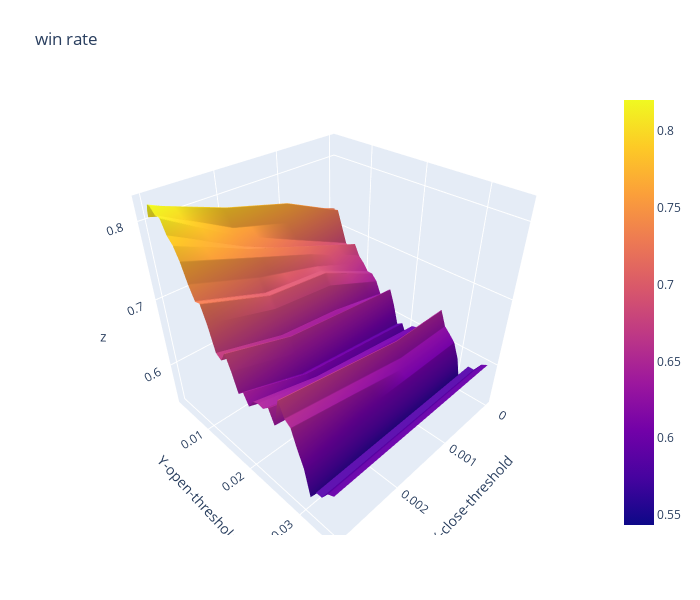

Source (notebook cell):
### Code cell
import plotly.graph_objects as go

x_data = df_win_rate.columns.to_list() # close threshold

y_data = df_win_rate.index.to_list() # open threshold

z_data = df_win_rate.copy(deep=True) # win rate

fig = go.Figure(data=[go.Surface(z=z_data.values,x=x_data,y=y_data)])

fig.update_layout(title="win rate", # 标题
                  autosize=False,  # 尺度自动缩放
                  width=700,  # 长宽
                  height=600,
                  margin=dict(l=65,r=50,b=65,t=90),  # 4个位置的距离
                  scene=dict(xaxis_title='X-close-threshold',yaxis_title='Y-open-threshold')
                 )

fig.show()

### Figure 1 — Plotly figure (JSON) as saved in the notebook; plotly's stock layout.template omitted (floating-point values rounded to 4 significant figures; data arrays with more than 128 entries replaced by an {"elided": "..."} marker saying what was removed)
{"data": [{"type": "surface", "x": [0, 0.001, 0.002, 0.003], "y": [0.0031, 0.0032, 0.0035, 0.004, 0.005, 0.006, 0.007, 0.008, 0.009, 0.01, 0.011, 0.012, 0.013, 0.014, 0.015, 0.016, 0.017, 0.018, 0.019, 0.02, 0.021, 0.022, 0.023, 0.024, 0.025, 0.026, 0.027, 0.028, 0.029, 0.03, 0.031, 0.032, 0.033, 0.034, 0.035], "z": {"elided": "35x4 float values"}}], "layout": {"autosize": false, "height": 600, "margin": {"b": 65, "l": 65, "r": 50, "t": 90}, "scene": {"xaxis": {"title": {"text": "X-close-threshold"}}, "yaxis": {"title": {"text": "Y-open-threshold"}}}, "title": {"text": "win rate"}, "width": 700}}
